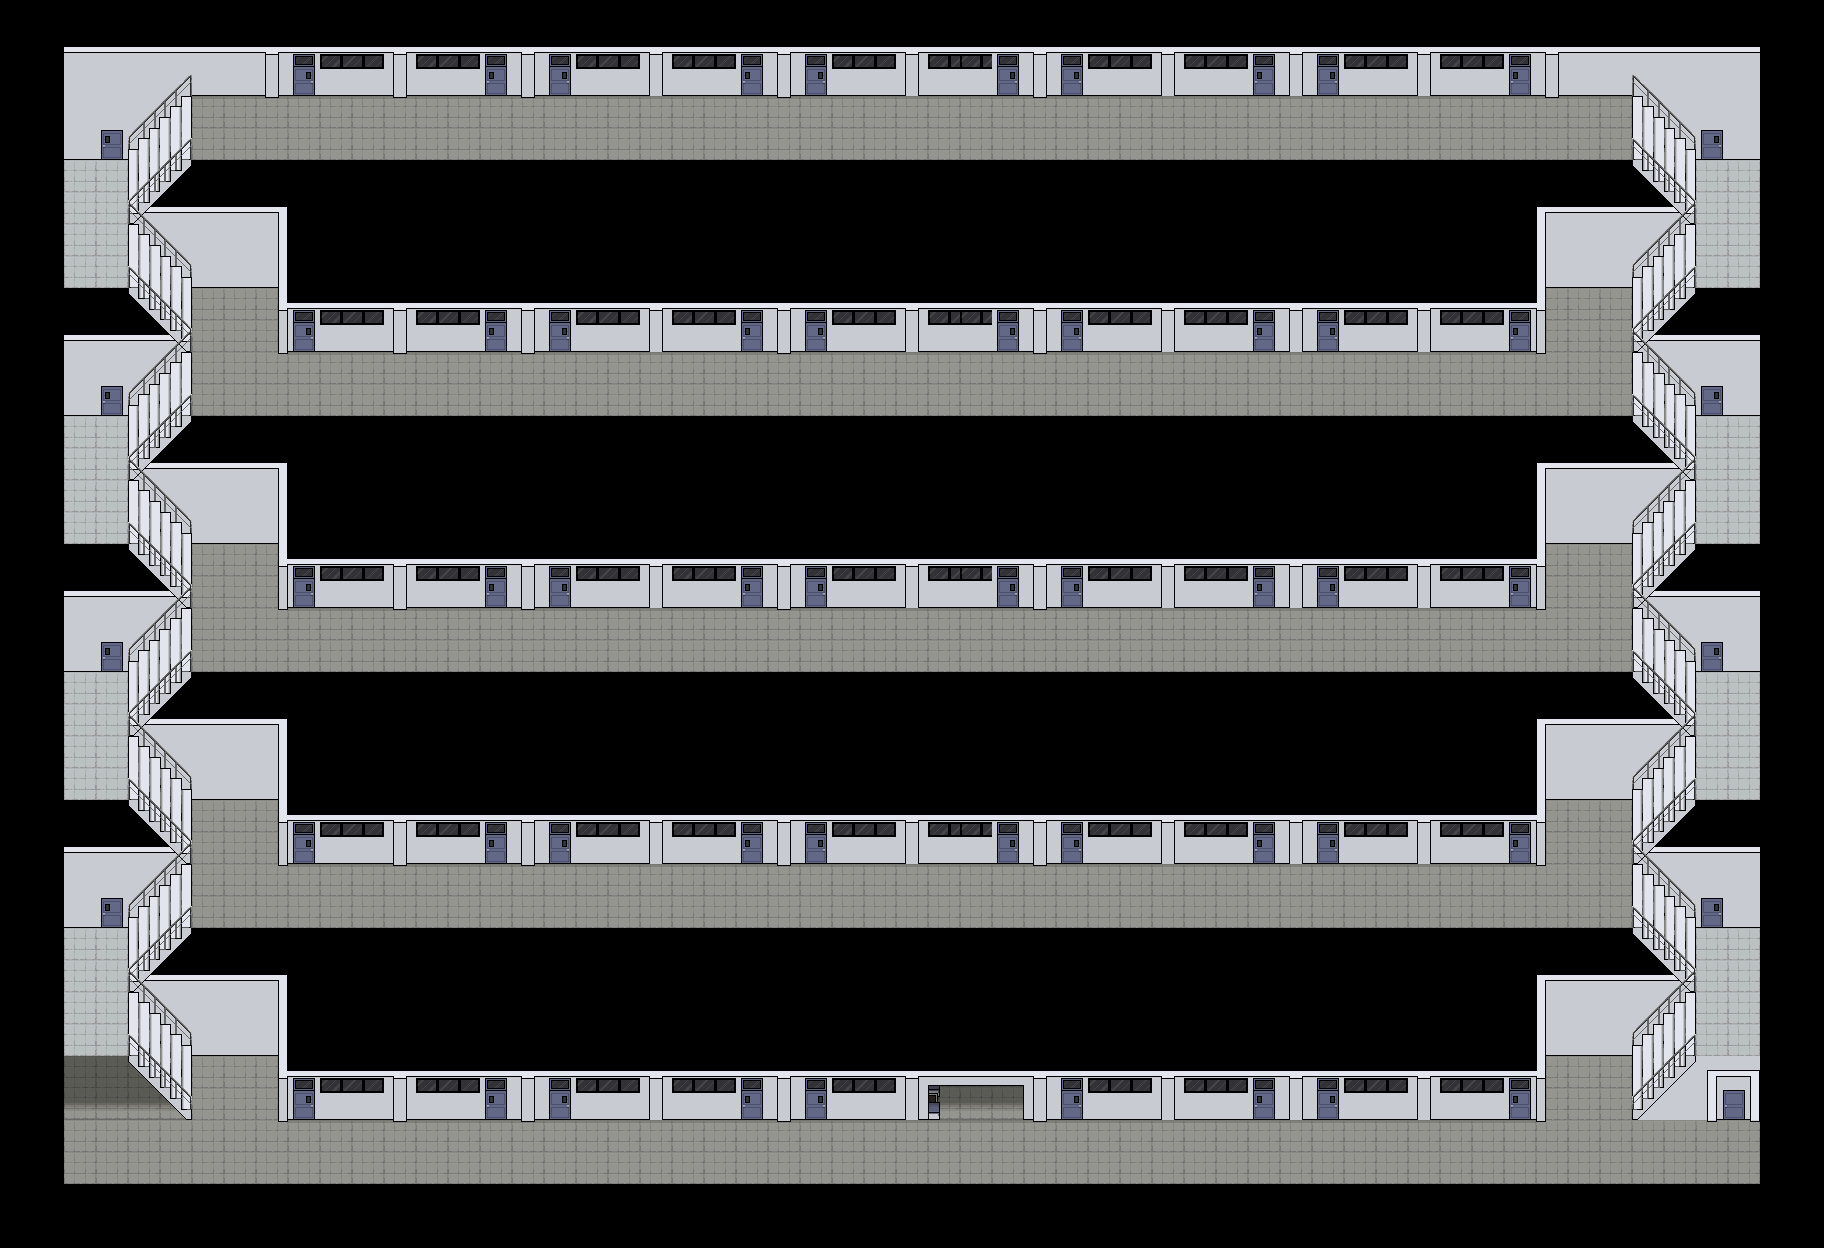

A 2D game scene composited from a Tiled map and its tileset images. What follows is a short description and the map's XML, with each tile layer's data collapsed to a summary:
An orthogonal 57x39 tile map with 32x32 px tiles, 11 tile layers (wall, wallback, Stairs, stair rail lower, ...), 3 tilesets and 404 objects (10x 8, 9x d1, 9x d2, 6x d10, 5x d7, ...).

<map version="1.10" tiledversion="1.11.2" orientation="orthogonal" renderorder="right-down" width="57" height="39" tilewidth="32" tileheight="32" infinite="0" nextlayerid="87" nextobjectid="1007">
 <tileset firstgid="1" source="map.tsx" />
 <tileset firstgid="129" source="hallway.tsx" />
 <tileset firstgid="285" source="test.tsx" />
 <layer id="84" name="wall" width="57" height="39">
  <data>[2223 cells, 2223 non-empty, 1 distinct tile ids]</data>
 </layer>
 <group id="6" name="HEB">
  <group id="15" name="Stairs">
   <layer id="78" name="wallback" width="57" height="39">
    <data>[2223 cells, 211 non-empty, 9 distinct tile ids]</data>
   </layer>
   <layer id="9" name="Stairs" width="57" height="39">
    <data>[2223 cells, 208 non-empty, 11 distinct tile ids]</data>
   </layer>
   <layer id="13" name="stair rail lower" width="57" height="39">
    <data>[2223 cells, 98 non-empty, 6 distinct tile ids]</data>
   </layer>
   <layer id="14" name="stair rail upper" width="57" height="39">
    <data>[2223 cells, 96 non-empty, 6 distinct tile ids]</data>
   </layer>
  </group>
  <layer id="3" name="5th Floor" width="57" height="39">
   <data>[2223 cells, 175 non-empty, 12 distinct tile ids]</data>
  </layer>
  <layer id="5" name="4th Floor" width="57" height="39">
   <data>[2223 cells, 182 non-empty, 16 distinct tile ids]</data>
  </layer>
  <layer id="1" name="3rd Floor" width="57" height="39">
   <data>[2223 cells, 180 non-empty, 12 distinct tile ids]</data>
  </layer>
  <layer id="4" name="2nd Floor" width="57" height="39">
   <data>[2223 cells, 180 non-empty, 12 distinct tile ids]</data>
  </layer>
  <layer id="2" name="1st Floor" width="57" height="39">
   <data>[2223 cells, 196 non-empty, 18 distinct tile ids]</data>
  </layer>
  <layer id="79" name="Pakak" width="57" height="39">
   <data>[2223 cells, 39 non-empty, 12 distinct tile ids]</data>
  </layer>
  <group id="23" name="RoomPortals">
   <objectgroup id="25" name="1st">
    <object id="36" name="d1" x="293" y="1088" width="22" height="18" />
    <object id="37" name="d2" x="485.125" y="1088" width="22" height="18" />
    <object id="45" name="d7" x="1253.13" y="1088" width="22" height="18" />
    <object id="38" name="d3" x="549.193" y="1088" width="22" height="18" />
    <object id="44" name="d8" x="1317.19" y="1088" width="22" height="18" />
    <object id="39" name="d4" x="741.25" y="1088" width="22" height="18" />
    <object id="43" name="d9" x="1509.25" y="1088" width="22" height="18" />
    <object id="741" name="d10" x="1723" y="1088" width="22" height="18" />
    <object id="40" name="d5" x="805.33" y="1088" width="22" height="18" />
    <object id="41" name="d6" x="1061" y="1088" width="22" height="18" />
   </objectgroup>
   <objectgroup id="50" name="1h">
    <object id="568" name="d1" x="101" y="896" width="22" height="18" />
    <object id="569" name="d2" x="1701" y="896" width="22" height="18" />
   </objectgroup>
   <objectgroup id="26" name="2nd">
    <object id="47" name="d1" x="293" y="832" width="22" height="18" />
    <object id="48" name="d2" x="485.125" y="832" width="22" height="18" />
    <object id="50" name="d3" x="549.193" y="832" width="22" height="18" />
    <object id="52" name="d4" x="741.25" y="832" width="22" height="18" />
    <object id="54" name="d5" x="805.33" y="832" width="22" height="18" />
    <object id="55" name="d6" x="997" y="832" width="22" height="18" />
    <object id="49" name="d7" x="1061" y="832" width="22" height="18" />
    <object id="51" name="d8" x="1253" y="832" width="22" height="18" />
    <object id="53" name="d9" x="1317" y="832" width="22" height="18" />
    <object id="56" name="d10" x="1509" y="832" width="22" height="18" />
    <object id="565" name="d10" x="1509" y="832" width="22" height="18" />
   </objectgroup>
   <objectgroup id="51" name="2h">
    <object id="570" name="d1" x="101" y="640" width="22" height="18" />
    <object id="571" name="d2" x="1701" y="640" width="22" height="18" />
   </objectgroup>
   <objectgroup id="27" name="3rd">
    <object id="57" name="d1" x="293" y="576" width="22" height="18" />
    <object id="58" name="d2" x="485.125" y="576" width="22" height="18" />
    <object id="59" name="d3" x="549.193" y="576" width="22" height="18" />
    <object id="60" name="d4" x="741.25" y="576" width="22" height="18" />
    <object id="61" name="d5" x="805.33" y="576" width="22" height="18" />
    <object id="62" name="d6" x="997" y="576" width="22" height="18" />
    <object id="63" name="d7" x="1061" y="576" width="22" height="18" />
    <object id="64" name="d8" x="1253" y="576" width="22" height="18" />
    <object id="65" name="d9" x="1317" y="576" width="22" height="18" />
    <object id="66" name="d10" x="1509" y="576" width="22" height="18" />
   </objectgroup>
   <objectgroup id="52" name="3h">
    <object id="572" name="d1" x="101" y="384" width="22" height="18" />
    <object id="573" name="d2" x="1701" y="384" width="22" height="18" />
   </objectgroup>
   <objectgroup id="28" name="4th">
    <object id="67" name="d1" x="293" y="320" width="22" height="18" />
    <object id="68" name="d2" x="485.125" y="320" width="22" height="18" />
    <object id="69" name="d3" x="549.193" y="320" width="22" height="18" />
    <object id="70" name="d4" x="741.25" y="320" width="22" height="18" />
    <object id="71" name="d5" x="805.33" y="320" width="22" height="18" />
    <object id="72" name="d6" x="997" y="320" width="22" height="18" />
    <object id="73" name="d7" x="1061" y="320" width="22" height="18" />
    <object id="74" name="d8" x="1253" y="320" width="22" height="18" />
    <object id="75" name="d9" x="1317" y="320" width="22" height="18" />
    <object id="76" name="d10" x="1509" y="320" width="22" height="18" />
   </objectgroup>
   <objectgroup id="53" name="4h">
    <object id="574" name="d1" x="101" y="128" width="22" height="18" />
    <object id="575" name="d2" x="1701" y="128" width="22" height="18" />
   </objectgroup>
   <objectgroup id="29" name="5th">
    <object id="77" name="d1" x="293" y="64" width="22" height="18" />
    <object id="78" name="d2" x="485.125" y="64" width="22" height="18" />
    <object id="79" name="d3" x="549.193" y="64" width="22" height="18" />
    <object id="80" name="d4" x="741.25" y="64" width="22" height="18" />
    <object id="81" name="d5" x="805.33" y="64" width="22" height="18" />
    <object id="82" name="d6" x="997" y="64" width="22" height="18" />
    <object id="83" name="d7" x="1061" y="64" width="22" height="18" />
    <object id="84" name="d8" x="1253" y="64" width="22" height="18" />
    <object id="85" name="d9" x="1317" y="64" width="22" height="18" />
    <object id="86" name="d10" x="1509" y="64" width="22" height="18" />
   </objectgroup>
  </group>
  <group id="31" name="Popups">
   <objectgroup id="32" name="1st">
    <object id="87" name="1" gid="285" x="256" y="1128" width="32" height="32" />
    <object id="110" name="23" gid="285" x="992" y="1128" width="32" height="32" />
    <object id="88" name="8" gid="285" x="512" y="1128" width="32" height="32" />
    <object id="111" name="31" gid="285" x="1248" y="1128" width="32" height="32" />
    <object id="89" name="16" gid="285" x="768" y="1128" width="32" height="32" />
    </objectgroup>
   <objectgroup id="33" name="2nd">
    <!-- 41 objects omitted --></objectgroup>
   <objectgroup id="34" name="3rd">
    <!-- 41 objects omitted --></objectgroup>
   <objectgroup id="35" name="4th">
    <!-- 41 objects omitted --></objectgroup>
   <objectgroup id="36" name="5th">
    <!-- 41 objects omitted --></objectgroup>
  </group>
  <objectgroup id="37" name="Collisions">
   <!-- 138 objects omitted --></objectgroup>
  <objectgroup id="85" name="in">
   <!-- 1 objects omitted --></objectgroup>
  <objectgroup id="86" name="out">
   <!-- 1 objects omitted --></objectgroup>
 </group>
</map>
<!-- 340 of 404 objects omitted -->
